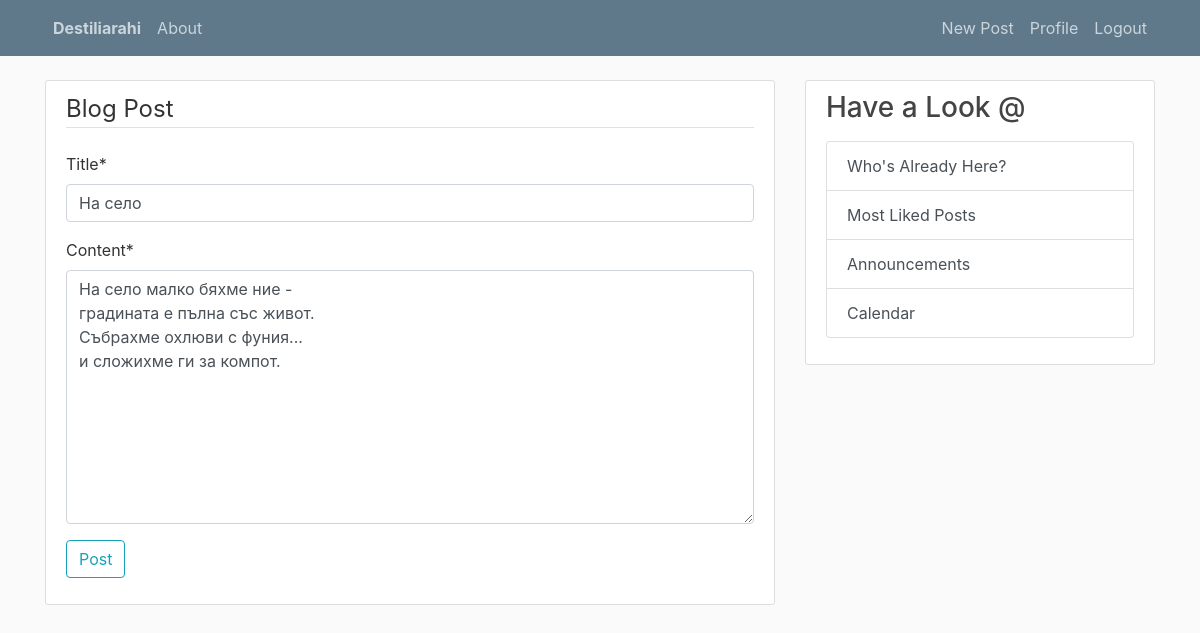
Screenshot of /post/27/update/ (signed in) with the database file from the repository.
### blog/models.py (models this page shows, shortened)
class Post(models.Model):
    title = models.CharField(max_length=300)
    content = models.TextField()
    date_posted = models.DateTimeField(default=timezone.now)    # if no specific date was added, it sets that to today
    author = models.ForeignKey(User, on_delete=models.CASCADE)  # if a user is deleted, then all their posts would be deleted

### blog/views.py (the view, shortened to what this page needs)
# urls.py: path('post/<int:pk>/update/', PostUpdateView.as_view(), name='post-update'),
class PostUpdateView(LoginRequiredMixin, UserPassesTestMixin, UpdateView):
    model = Post
    fields =['title', 'content']
    def test_func(self):                                # a function checking whether the user passes the required test
        post = self.get_object()
        if self.request.user == post.author:
            return True
        return False

### blog/templates/blog/post_form.html (shortened to what this page needs)
{% extends 'blog/base.html' %}
{% load crispy_forms_tags %}
{% block content %}
    <div class="content-section">
        <form method="POST">
            <fieldset class="form-dash-group">
                <legend class="border-bottom mb-4">Blog Post</legend>
                {{ form|crispy }}
                <div class="form-group">
                    <button class="btn btn-outline-info" type="submit">Post</button>
                </div>
            </fieldset>
        </form>
    </div>
{% endblock content %}

### blog/static/blog/main.css (style rules this page uses)
body { background: #fafafa; color: #333333; margin-top: 5rem; }
.content-section { background: #ffffff; padding: 10px 20px; border: 1px solid #dddddd; border-radius: 3px; margin-bottom: 20px; }

### rows the page displays
Post: title "На село", content "На село малко бяхме ние - градината е пълна със живот. Събрахме охлюви с фуния... и сложихме ги за компот."
